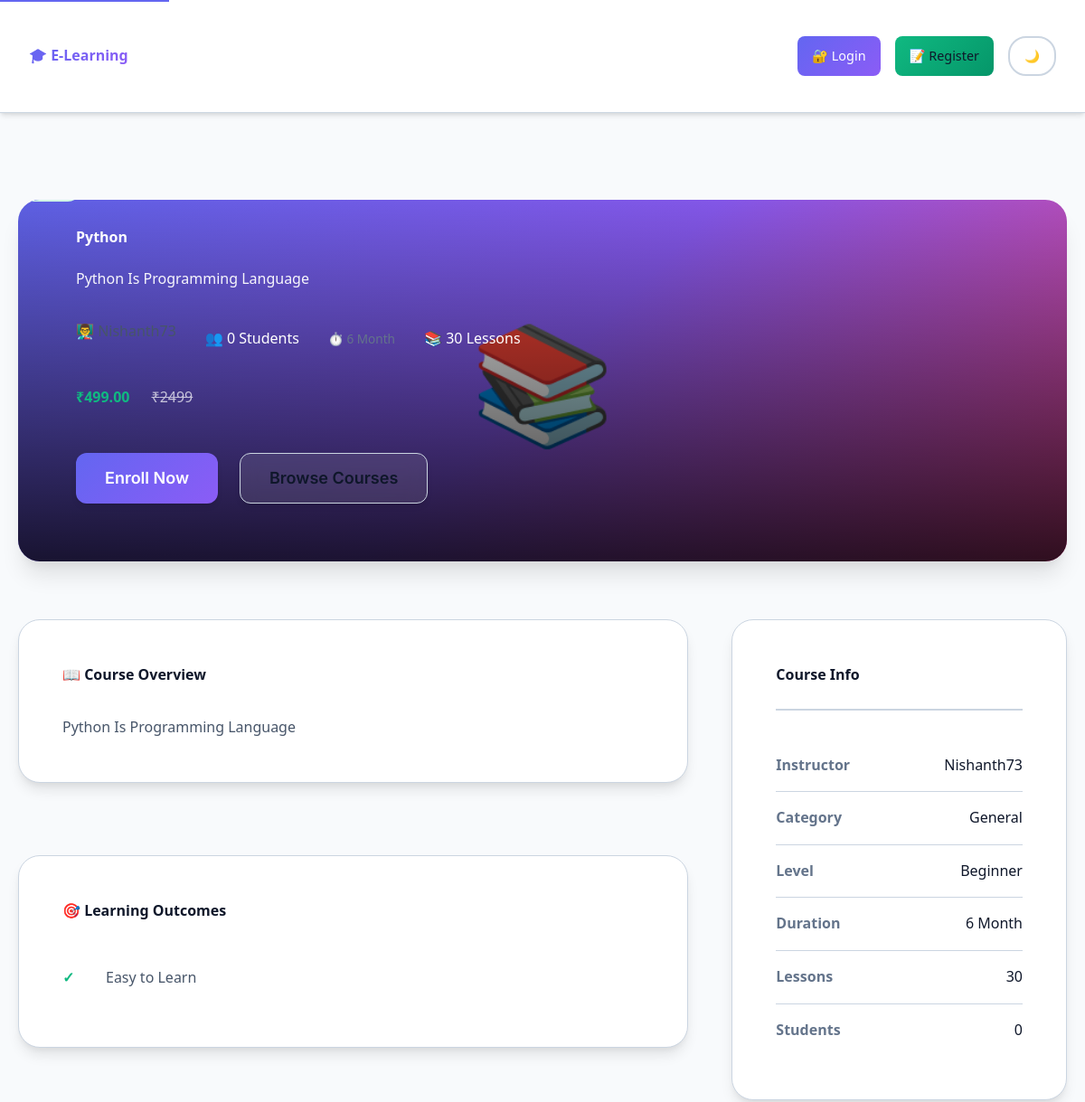
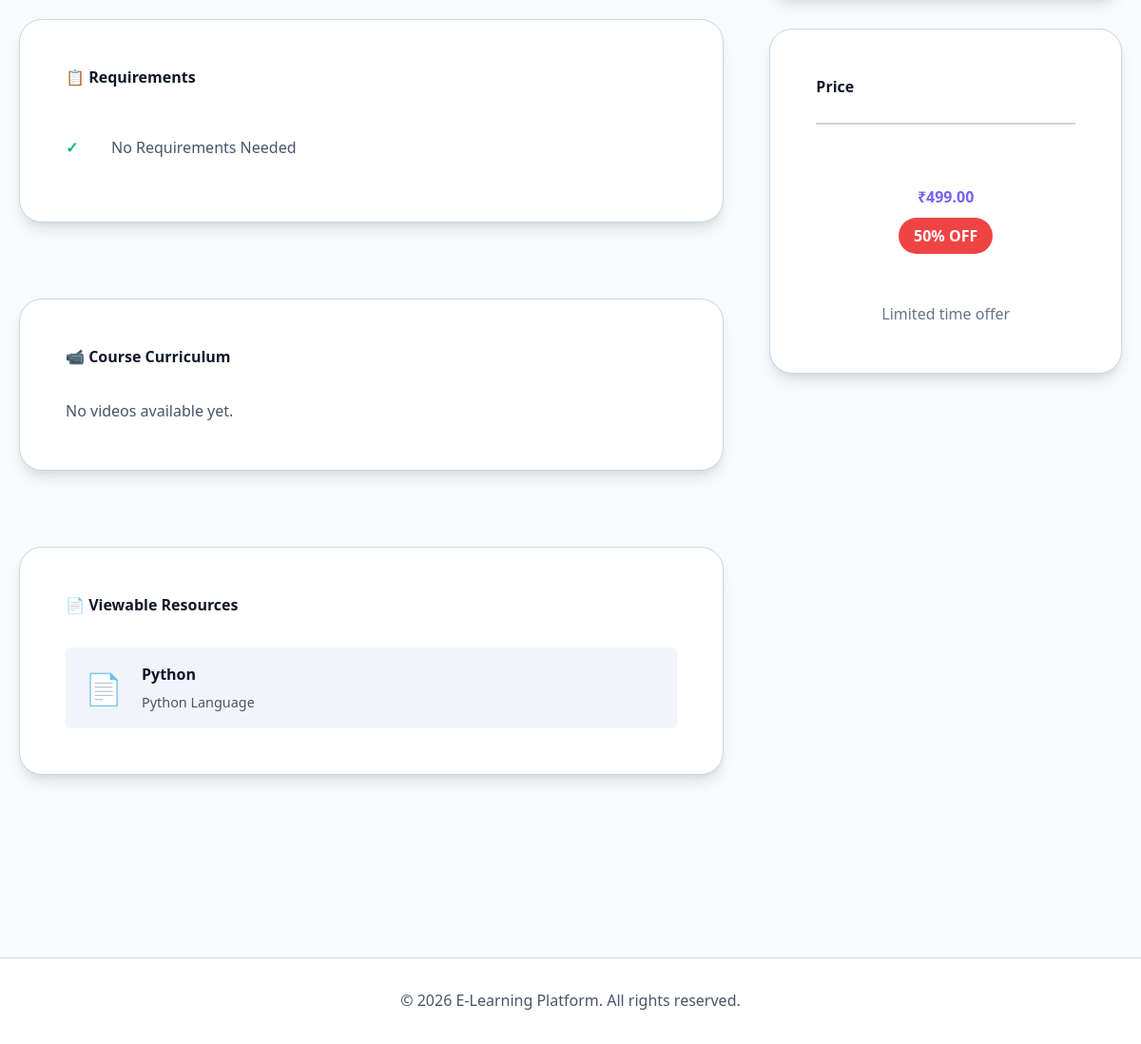
The app's page /courses/course/7/ with its own data (2 pictures, top to bottom).
### learnapp/models.py (models this page shows, shortened)
class Course(models.Model):
    LEVEL_CHOICES = (
        ('beginner', 'Beginner'),
        ('intermediate', 'Intermediate'),
        ('advanced', 'Advanced'),
    )
    title = models.CharField(max_length=200)
    description = models.TextField()
    category = models.ForeignKey(Category, on_delete=models.SET_NULL, null=True, blank=True)
    instructor = models.ForeignKey(User, on_delete=models.CASCADE, related_name='courses')
    thumbnail = models.ImageField(upload_to='course_thumbnails/', blank=True, null=True)
    price = models.DecimalField(max_digits=10, decimal_places=2, default=0.00)
    duration = models.CharField(max_length=100, help_text='e.g., "8 weeks" or "40 hours"', blank=True)
    level = models.CharField(max_length=20, choices=LEVEL_CHOICES, default='beginner')
    lessons_count = models.PositiveIntegerField(default=0, help_text='Number of lessons/lessons')
    learning_outcomes = models.TextField(blank=True, help_text='What students will learn (one per line)')
    requirements = models.TextField(blank=True, help_text='Prerequisites (one per line)')
    is_published = models.BooleanField(default=False)
    created_at = models.DateTimeField(auto_now_add=True)
    updated_at = models.DateTimeField(auto_now=True)

class CourseFile(models.Model):
    FILE_TYPE_CHOICES = (
        ('pdf', 'PDF'),
        ('doc', 'Document'),
        ('image', 'Image'),
        ('other', 'Other'),
    )
    DOWNLOAD_PERMISSION_CHOICES = (
        ('download', 'Download Allowed'),
        ('view_only', 'View Only'),
    )
    course = models.ForeignKey(Course, on_delete=models.CASCADE, related_name='files')
    title = models.CharField(max_length=200)
    file = models.FileField(upload_to='course_files/')
    file_type = models.CharField(max_length=10, choices=FILE_TYPE_CHOICES, default='other')
    description = models.TextField(blank=True)
    order = models.PositiveIntegerField(default=0)
    day = models.PositiveIntegerField(default=1, help_text='Day number for this content')
    download_permission = models.CharField(max_length=10, choices=DOWNLOAD_PERMISSION_CHOICES, default='view_only')
    allow_download = models.BooleanField(default=False, help_text='Allow users to download this file')
    allow_streaming = models.BooleanField(default=True, help_text='Allow users to view this file')
    created_at = models.DateTimeField(auto_now_add=True)
    class Meta:
        ordering = ['day', 'order']

### secondapp/models.py (models this page shows, shortened)
class User(AbstractUser):
    USER_TYPE_CHOICES = (
        ('admin', 'Admin'),
        ('user', 'User'),
    )
    user_type = models.CharField(max_length=10, choices=USER_TYPE_CHOICES, default='user')
    phone_number = models.CharField(max_length=15, blank=False, null=False, unique=True)
    email_verified = models.BooleanField(default=False)
    phone_verified = models.BooleanField(default=False)
    profile_picture = models.ImageField(upload_to='profile_pics/', blank=True, null=True)
    date_of_birth = models.DateField(blank=True, null=True)
    ambition = models.TextField(blank=True, help_text='User\'s career goals or ambitions')
    hobbies = models.TextField(blank=True, help_text='User\'s hobbies (comma-separated)')
    failed_login_attempts = models.PositiveIntegerField(default=0)
    account_locked = models.BooleanField(default=False)
    locked_until = models.DateTimeField(blank=True, null=True)

### learnapp/views.py (the view)
# urls.py: path('course/<int:course_id>/', views.course_detail, name='course_detail'),
def course_detail(request, course_id):
    course = get_object_or_404(Course, id=course_id, is_published=True)
    is_enrolled = False
    if request.user.is_authenticated:
        is_enrolled = Enrollment.objects.filter(user=request.user, course=course).exists()
    learning_outcomes_list = [line.strip() for line in course.learning_outcomes.split('\n') if line.strip()] if course.learning_outcomes else []
    requirements_list = [line.strip() for line in course.requirements.split('\n') if line.strip()] if course.requirements else []
    return render(request, 'course_detail.html', {
        'course': course,
        'is_enrolled': is_enrolled,
        'learning_outcomes_list': learning_outcomes_list,
        'requirements_list': requirements_list
    })

### templates/course_detail.html (shortened to what this page needs)
{% extends 'base.html' %}
{% block content %}
<div class="course-detail-page">
    <div class="container">
        <div class="course-banner animate-slide-up">
            {% if course.thumbnail %}
                <img src="{{ course.thumbnail.url }}" alt="{{ course.title }}" class="course-banner-image" loading="eager">
            {% else %}
                <div class="course-banner-placeholder">📚</div>
            {% endif %}
            <div class="course-banner-overlay">
                <div class="course-banner-content">
                    <div class="course-badges">
                        <span class="badge badge-primary">{{ course.category.name|default:"General" }}</span>
                        <span class="badge badge-info">{{ course.get_level_display }}</span>
                        <span class="badge badge-success">Bestseller</span>
                    </div>
                    <h1 class="course-banner-title">{{ course.title }}</h1>
                    <p class="course-banner-description">{{ course.description|truncatewords:30 }}</p>
                    <div class="course-banner-meta">
                        <span class="instructor">👨‍🏫 {{ course.instructor.username }}</span>
                        <span class="students">👥 {{ course.enrollments.count }} Students</span>
                        <span class="duration">⏱️ {{ course.duration|default:"N/A" }}</span>
                        <span class="lessons">📚 {{ course.lessons_count|default:0 }} Lessons</span>
                    </div>
                    <div class="course-banner-price">
                        <span class="price">₹{{ course.price }}</span>
                        <span class="original-price">₹{{ course.price|add:2000 }}</span>
                    </div>
                    <div class="course-banner-actions">
                        {% if is_enrolled %}
                            <a href="{% url 'course_learning' course.id %}" class="btn btn-primary btn-lg animate-scale-in">Continue Learning</a>
                        {% else %}
                            <a href="{% url 'contact_admin' course.id %}" class="btn btn-primary btn-lg animate-scale-in">Enroll Now</a>
                        {% endif %}
                        <a href="{% url 'course_list' %}" class="btn btn-secondary btn-lg animate-scale-in">Browse Courses</a>
                    </div>
                </div>
            </div>
        </div>
        <div class="course-content-grid animate-slide-up">
            <div class="course-content-main">
                <div class="course-section animate-slide-up">
                    <h2>📖 Course Overview</h2>
                    <p>{{ course.description }}</p>
                </div>
                <div class="course-section animate-slide-up">
                    <h2>🎯 Learning Outcomes</h2>
                    {% if learning_outcomes_list %}
                        <ul class="learning-outcomes">
                            {% for outcome in learning_outcomes_list %}
                                <li>{{ outcome }}</li>
                            {% endfor %}
                        </ul>
                    {% else %}
                        <p>No learning outcomes specified.</p>
                    {% endif %}
                </div>
                <div class="course-section animate-slide-up">
                    <h2>📋 Requirements</h2>
                    {% if requirements_list %}
                        <ul class="requirements">
                            {% for requirement in requirements_list %}
                                <li>{{ requirement }}</li>
                            {% endfor %}
                        </ul>
                    {% else %}
                        <p>No requirements specified.</p>
                    {% endif %}
                </div>
                <div class="course-section animate-slide-up">
                    <h2>📹 Course Curriculum</h2>
                    <div class="video-list">
                        {% for video in course.videos.all %}
                            <div class="video-item">
                                <div class="video-icon">📹</div>
                                <div class="video-info">
                                    <h3>{{ video.title }}</h3>
                                    <p>{{ video.description|truncatewords:15 }}</p>
                                    {% if video.duration %}
                                        <span class="duration">{{ video.duration }} seconds</span>
                                    {% endif %}
                                </div>
                            </div>
                        {% empty %}
                            <p>No videos available yet.</p>
                        {% endfor %}
                    </div>
                </div>
                <div class="course-section animate-slide-up">
                    <h2>📄 Viewable Resources</h2>
                    <div class="file-list">
                        {% for file in course.files.all %}
                            <div class="file-item">
                                <div class="file-icon">📄</div>
                                <div class="file-info">
                                    <h3>{{ file.title }}</h3>
                                    <p>{{ file.description|truncatewords:10 }}</p>
                                    <span class="badge badge-secondary">{{ file.get_file_type_display }}</span>
                                    <span class="badge badge-warning">🔒 View Only</span>
                                </div>
                            </div>
                        {% empty %}
                            <p>No files available yet.</p>
                        {% endfor %}
                    </div>
                </div>
            </div>
            <aside class="course-sidebar animate-slide-up">
                <div class="sidebar-card">
                    <h3>Course Info</h3>
                    <div class="sidebar-info-item">
                        <span class="info-label">Instructor</span>
                        <span class="info-value">{{ course.instructor.username }}</span>
                    </div>
                    <div class="sidebar-info-item">
                        <span class="info-label">Category</span>
                        <span class="info-value">{{ course.category.name|default:"General" }}</span>
                    </div>
                    <div class="sidebar-info-item">
                        <span class="info-label">Level</span>
                        <span class="info-value">{{ course.get_level_display }}</span>
                    </div>
                    <div class="sidebar-info-item">
                        <span class="info-label">Duration</span>
                        <span class="info-value">{{ course.duration|default:"N/A" }}</span>
                    </div>
                    <div class="sidebar-info-item">
                        <span class="info-label">Lessons</span>
                        <span class="info-value">{{ course.lessons_count|default:0 }}</span>
                    </div>
                    <div class="sidebar-info-item">
                        <span class="info-label">Students</span>
                        <span class="info-value">{{ course.enrollments.count }}</span>
                    </div>
                </div>
                <div class="sidebar-card">
                    <h3>Price</h3>
                    <div class="price-display">
                        <span class="current-price">₹{{ course.price }}</span>
                        <span class="discount-badge">50% OFF</span>
                    </div>
                    <p class="price-note">Limited time offer</p>
                </div>
            </aside>
        </div>
    </div>
</div>
{% endblock %}

### static/css/optimized.css (style rules this page uses)
* { margin: 0; padding: 0; box-sizing: border-box; }
html { scroll-behavior: smooth; }
body { font-family: 'Segoe UI', -apple-system, BlinkMacSystemFont, 'Poppins', sans-serif; font-size: var(--text-base); line-height: 1.6; color: var(--text-primary); background-color: var(--bg-primary); transition: background-color var(--transition-normal), color var(--transition-normal); -webkit-font-smoothing: antialiased; -moz-osx-font-smoothing: grayscale; }
.animate-slide-up { animation: slideUp 0.6s ease-out; }
.animate-scale-in { animation: scaleIn 0.4s ease-out; }
.container { max-width: 1280px; margin: 0 auto; padding: 0 var(--spacing-md); }
@media (min-width: 768px) { .container { padding: 0 var(--spacing-lg); } }
.course-sidebar { width: 100%; }
.btn { display: inline-flex; align-items: center; justify-content: center; gap: var(--spacing-xs); padding: var(--spacing-sm) var(--spacing-lg); border: none; border-radius: var(--radius-md); font-size: var(--text-base); font-weight: 600; text-decoration: none; cursor: pointer; transition: all var(--transition-fast); background-color: var(--primary-color); color: var(--text-inverse); min-height: 44px; }
.btn-primary { background-color: var(--primary-color); color: var(--text-inverse); }
.btn-secondary { background-color: var(--bg-card); color: var(--text-primary); border: 1px solid var(--border-color); }
.btn-lg { padding: var(--spacing-md) var(--spacing-xl); font-size: var(--text-lg); }
.badge { display: inline-flex; align-items: center; padding: var(--spacing-xs) var(--spacing-sm); border-radius: var(--radius-full); font-size: var(--text-xs); font-weight: 600; text-transform: uppercase; letter-spacing: 0.05em; }
.badge-primary { background-color: var(--primary-light); color: var(--primary-color); }
.badge-success { background-color: var(--success-bg); color: var(--success-color); }
.badge-warning { background-color: var(--warning-bg); color: var(--warning-color); }
.badge-info { background-color: var(--info-bg); color: var(--info-color); }
.course-badges { position: absolute; top: var(--spacing-sm); left: var(--spacing-sm); display: flex; gap: var(--spacing-xs); }
.instructor { display: flex; align-items: center; gap: var(--spacing-sm); color: var(--text-secondary); font-size: var(--text-sm); margin-bottom: var(--spacing-sm); font-weight: 500; }
.price { font-size: var(--text-xl); font-weight: 700; color: var(--success-color); }
.course-detail-page { padding: var(--spacing-xl) 0; }
.course-section { background-color: var(--bg-card); border: 1px solid var(--border-color); border-radius: var(--radius-lg); padding: var(--spacing-xl); margin-bottom: var(--spacing-lg); box-shadow: var(--shadow-sm); }
.course-section h2 { font-size: var(--text-2xl); color: var(--text-primary); margin-bottom: var(--spacing-lg); }
.learning-outcomes, .requirements { list-style: none; }
.learning-outcomes li, .requirements li { padding: var(--spacing-sm) 0; color: var(--text-secondary); position: relative; padding-left: var(--spacing-xl); }
.learning-outcomes li::before, .requirements li::before { content: "✓"; position: absolute; left: 0; color: var(--success-color); font-weight: bold; }
.video-list, .file-list { display: flex; flex-direction: column; gap: var(--spacing-md); }
.video-item, .file-item { display: flex; align-items: center; gap: var(--spacing-md); padding: var(--spacing-md); background-color: var(--bg-secondary); border-radius: var(--radius-md); transition: background-color var(--transition-fast); }
.video-icon, .file-icon { font-size: var(--text-2xl); width: 48px; height: 48px; display: flex; align-items: center; justify-content: center; background-color: var(--primary-light); border-radius: var(--radius-md); }
.video-info h3, .file-info h3 { color: var(--text-primary); margin-bottom: var(--spacing-xs); font-size: var(--text-base); }
.video-info p, .file-info p { color: var(--text-secondary); font-size: var(--text-sm); }
.stat-card, .course-card, .card, .btn { will-change: transform; backface-visibility: hidden; -webkit-backface-visibility: hidden; }
@media (min-width: 1200px) { .container { max-width: 1200px; } }

### records on screen
Course: title "Python", description "Python Is Programming Language", enrollments.count "0", duration "6 Month", lessons_count "30", price "499.00", price|add "2499", learning_outcomes_list "Easy to Learn", requirements_list "No Requirements Needed", instructor.username "Nishanth73", category.name "General", level "Beginner"
CourseFile: title "Python", description "Python Language"
